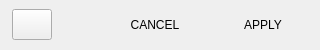
          <widget class="QFrame" name="frame_buttons">
           <property name="minimumSize">
            <size>
             <width>0</width>
             <height>50</height>
            </size>
           </property>
           <property name="maximumSize">
            <size>
             <width>3840</width>
             <height>50</height>
            </size>
           </property>
           <property name="frameShape">
            <enum>QFrame::NoFrame</enum>
           </property>
           <property name="frameShadow">
            <enum>QFrame::Raised</enum>
           </property>
           <layout class="QGridLayout" name="gridLayout_8">
            <property name="leftMargin">
             <number>12</number>
            </property>
            <property name="topMargin">
             <number>0</number>
            </property>
            <property name="rightMargin">
             <number>12</number>
            </property>
            <property name="bottomMargin">
             <number>0</number>
            </property>
            <item row="0" column="0">
             <layout class="QHBoxLayout" name="horizontalLayout">
              <property name="spacing">
               <number>18</number>
              </property>
              <item alignment="Qt::AlignLeft|Qt::AlignVCenter">
               <widget class="QPushButton" name="buttonReset">
                <property name="minimumSize">
                 <size>
                  <width>40</width>
                  <height>31</height>
                 </size>
                </property>
                <property name="maximumSize">
                 <size>
                  <width>40</width>
                  <height>31</height>
                 </size>
                </property>
                <property name="toolTip">
                 <string>Reset</string>
                </property>
                <property name="text">
                 <string/>
                </property>
               </widget>
              </item>
              <item>
               <spacer name="horizontalSpacer">
                <property name="orientation">
                 <enum>Qt::Horizontal</enum>
                </property>
                <property name="sizeHint" stdset="0">
                 <size>
                  <width>40</width>
                  <height>20</height>
                 </size>
                </property>
               </spacer>
              </item>
              <item>
               <widget class="QPushButton" name="buttonCancel">
                <property name="enabled">
                 <bool>true</bool>
                </property>
                <property name="sizePolicy">
                 <sizepolicy hsizetype="Fixed" vsizetype="Fixed">
                  <horstretch>0</horstretch>
                  <verstretch>0</verstretch>
                 </sizepolicy>
                </property>
                <property name="minimumSize">
                 <size>
                  <width>90</width>
                  <height>25</height>
                 </size>
                </property>
                <property name="maximumSize">
                 <size>
                  <width>90</width>
                  <height>25</height>
                 </size>
                </property>
                <property name="text">
                 <string>CANCEL</string>
                </property>
                <property name="autoDefault">
                 <bool>false</bool>
                </property>
                <property name="flat">
                 <bool>true</bool>
                </property>
               </widget>
              </item>
              <item>
               <widget class="QPushButton" name="buttonApply">
                <property name="enabled">
                 <bool>true</bool>
                </property>
                <property name="sizePolicy">
                 <sizepolicy hsizetype="Fixed" vsizetype="Fixed">
                  <horstretch>0</horstretch>
                  <verstretch>0</verstretch>
                 </sizepolicy>
                </property>
                <property name="minimumSize">
                 <size>
                  <width>90</width>
                  <height>25</height>
                 </size>
                </property>
                <property name="maximumSize">
                 <size>
                  <width>90</width>
                  <height>25</height>
                 </size>
                </property>
                <property name="text">
                 <string>APPLY</string>
                </property>
                <property name="autoDefault">
                 <bool>false</bool>
                </property>
                <property name="flat">
                 <bool>true</bool>
                </property>
               </widget>
              </item>
             </layout>
            </item>
           </layout>
          </widget>
